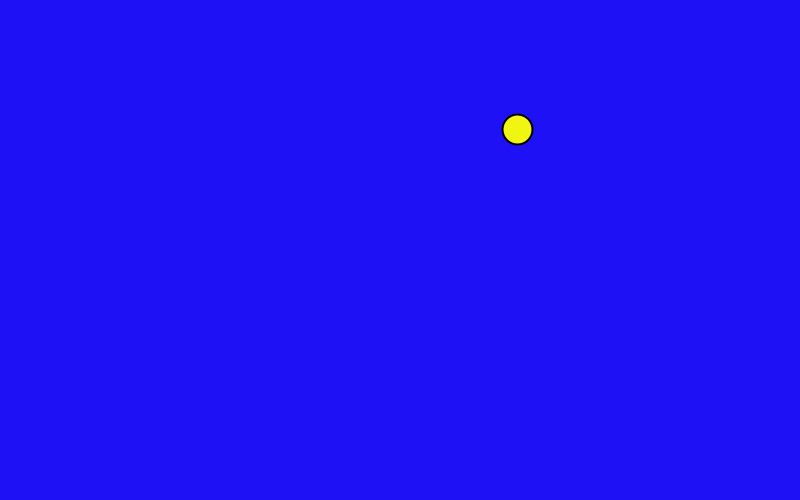
Frame 1 (no input)
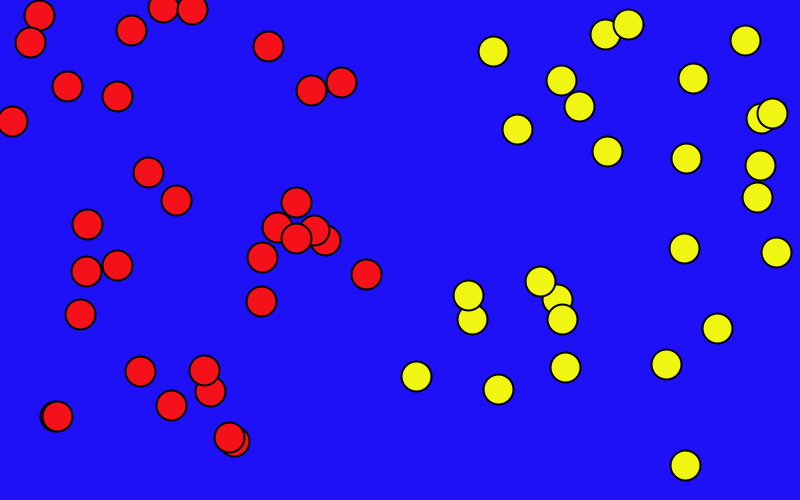
Frame 60 (the mouse pressed at the canvas centre just before this capture)
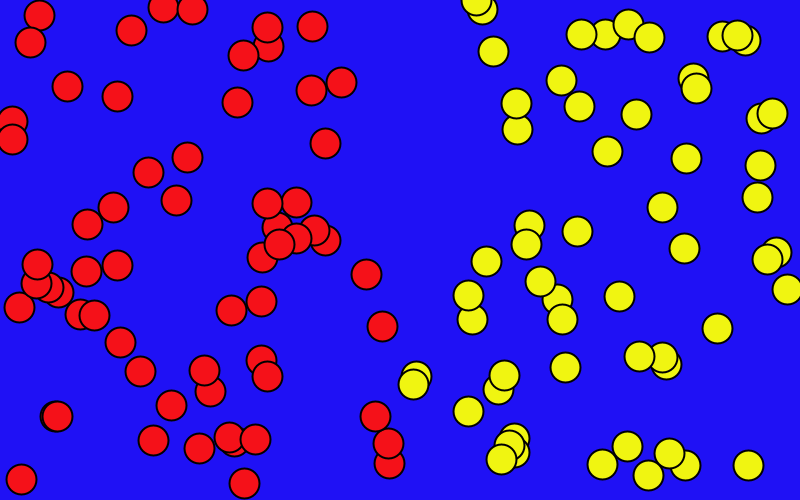
Frame 120 (the mouse held since frame 60 and released just before this capture)

The Processing sketch that drew these frames (run headless with seeded random() and noise(); from frame 60 on, the mouse is pressed at the canvas centre):

// Processing sketch: Question_1
// ── Question_1.pde


void setup() 
{
  size(800,500);
  background(31,17,245);
  frameRate(50);
  
}

void draw()
{

  drawRandomCircle(random(width), random(height));
  
}

//Random Circle Function that includes if statements for circle/color conditions
void drawRandomCircle(float circleX, float circleY)
{

  float circleDiameter = 30;
  
  stroke(0);
  strokeWeight(2);
  ellipseMode(CENTER);


// if the circle x coordinate is less than half of the width of the canvas, draw random red circle
// if the circle x coordinate is more than half of the width of the canvas, draw random yellow circle
  if (circleX < width/2) {
    fill(245,17,25);
  }
   
  if (circleX > width/2) {
    fill(240,245,17);
}

ellipse(circleX, circleY, circleDiameter, circleDiameter);

}
